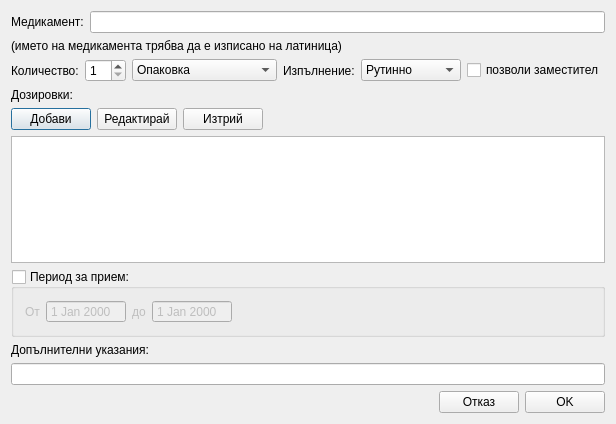
<?xml version="1.0" encoding="UTF-8"?>
<ui version="4.0">
 <class>MedicationDialogClass</class>
 <widget class="QDialog" name="MedicationDialogClass">
  <property name="geometry">
   <rect>
    <x>0</x>
    <y>0</y>
    <width>598</width>
    <height>424</height>
   </rect>
  </property>
  <property name="windowTitle">
   <string>MedicationDialog</string>
  </property>
  <layout class="QVBoxLayout" name="verticalLayout">
   <item>
    <layout class="QHBoxLayout" name="horizontalLayout">
     <item>
      <widget class="QLabel" name="label">
       <property name="text">
        <string>Медикамент:</string>
       </property>
      </widget>
     </item>
     <item>
      <widget class="AutoCompleteLineEdit" name="medicationEdit">
       <property name="sizePolicy">
        <sizepolicy hsizetype="Expanding" vsizetype="Fixed">
         <horstretch>0</horstretch>
         <verstretch>0</verstretch>
        </sizepolicy>
       </property>
       <property name="minimumSize">
        <size>
         <width>500</width>
         <height>0</height>
        </size>
       </property>
      </widget>
     </item>
    </layout>
   </item>
   <item>
    <widget class="QLabel" name="formLabel">
     <property name="text">
      <string>(името на медикамента трябва да е изписано на латиница)</string>
     </property>
    </widget>
   </item>
   <item>
    <layout class="QHBoxLayout" name="horizontalLayout_2">
     <item>
      <widget class="QLabel" name="label_3">
       <property name="text">
        <string>Количество:</string>
       </property>
      </widget>
     </item>
     <item>
      <widget class="QSpinBox" name="quantity">
       <property name="minimum">
        <number>1</number>
       </property>
      </widget>
     </item>
     <item>
      <widget class="QComboBox" name="quantityValue">
       <item>
        <property name="text">
         <string>Опаковка</string>
        </property>
       </item>
       <item>
        <property name="text">
         <string>Лекарствена форма</string>
        </property>
       </item>
      </widget>
     </item>
     <item>
      <widget class="QLabel" name="label_2">
       <property name="text">
        <string>Изпълнение:</string>
       </property>
      </widget>
     </item>
     <item>
      <widget class="QComboBox" name="priorityCombo">
       <property name="minimumSize">
        <size>
         <width>100</width>
         <height>0</height>
        </size>
       </property>
       <item>
        <property name="text">
         <string>Рутинно</string>
        </property>
       </item>
       <item>
        <property name="text">
         <string>Бързо</string>
        </property>
       </item>
       <item>
        <property name="text">
         <string>Много бързо</string>
        </property>
       </item>
       <item>
        <property name="text">
         <string>Веднага</string>
        </property>
       </item>
      </widget>
     </item>
     <item>
      <widget class="QCheckBox" name="substitutionCheck">
       <property name="text">
        <string>позволи заместител</string>
       </property>
      </widget>
     </item>
     <item>
      <spacer name="horizontalSpacer_2">
       <property name="orientation">
        <enum>Qt::Horizontal</enum>
       </property>
       <property name="sizeHint" stdset="0">
        <size>
         <width>40</width>
         <height>20</height>
        </size>
       </property>
      </spacer>
     </item>
    </layout>
   </item>
   <item>
    <widget class="QLabel" name="label_5">
     <property name="text">
      <string>Дозировки:</string>
     </property>
    </widget>
   </item>
   <item>
    <layout class="QHBoxLayout" name="horizontalLayout_3">
     <item>
      <widget class="QPushButton" name="addButton">
       <property name="text">
        <string>Добави</string>
       </property>
      </widget>
     </item>
     <item>
      <widget class="QPushButton" name="editButton">
       <property name="text">
        <string>Редактирай</string>
       </property>
      </widget>
     </item>
     <item>
      <widget class="QPushButton" name="deleteButton">
       <property name="text">
        <string>Изтрий</string>
       </property>
      </widget>
     </item>
     <item>
      <spacer name="horizontalSpacer_3">
       <property name="orientation">
        <enum>Qt::Horizontal</enum>
       </property>
       <property name="sizeHint" stdset="0">
        <size>
         <width>40</width>
         <height>20</height>
        </size>
       </property>
      </spacer>
     </item>
    </layout>
   </item>
   <item>
    <widget class="QListWidget" name="dosageList"/>
   </item>
   <item>
    <widget class="QGroupBox" name="periodGroup">
     <property name="title">
      <string>Период за прием:</string>
     </property>
     <property name="checkable">
      <bool>true</bool>
     </property>
     <property name="checked">
      <bool>false</bool>
     </property>
     <layout class="QHBoxLayout" name="horizontalLayout_5">
      <item>
       <widget class="QLabel" name="label_6">
        <property name="text">
         <string>От</string>
        </property>
       </widget>
      </item>
      <item>
       <widget class="DateEdit" name="fromDate">
        <property name="minimumSize">
         <size>
          <width>80</width>
          <height>0</height>
         </size>
        </property>
        <property name="buttonSymbols">
         <enum>QAbstractSpinBox::NoButtons</enum>
        </property>
       </widget>
      </item>
      <item>
       <widget class="QLabel" name="label_7">
        <property name="text">
         <string>до</string>
        </property>
       </widget>
      </item>
      <item>
       <widget class="DateEdit" name="toDate">
        <property name="minimumSize">
         <size>
          <width>80</width>
          <height>0</height>
         </size>
        </property>
        <property name="buttonSymbols">
         <enum>QAbstractSpinBox::NoButtons</enum>
        </property>
       </widget>
      </item>
      <item>
       <spacer name="horizontalSpacer">
        <property name="orientation">
         <enum>Qt::Horizontal</enum>
        </property>
        <property name="sizeHint" stdset="0">
         <size>
          <width>40</width>
          <height>20</height>
         </size>
        </property>
       </spacer>
      </item>
     </layout>
    </widget>
   </item>
   <item>
    <widget class="QLabel" name="label_4">
     <property name="text">
      <string>Допълнителни указания:</string>
     </property>
    </widget>
   </item>
   <item>
    <widget class="QLineEdit" name="notesEdit"/>
   </item>
   <item>
    <layout class="QHBoxLayout" name="horizontalLayout_4">
     <item>
      <spacer name="horizontalSpacer_4">
       <property name="orientation">
        <enum>Qt::Horizontal</enum>
       </property>
       <property name="sizeHint" stdset="0">
        <size>
         <width>40</width>
         <height>20</height>
        </size>
       </property>
      </spacer>
     </item>
     <item>
      <widget class="QPushButton" name="cancelButton">
       <property name="text">
        <string>Отказ</string>
       </property>
      </widget>
     </item>
     <item>
      <widget class="QPushButton" name="okButton">
       <property name="text">
        <string>OK</string>
       </property>
      </widget>
     </item>
    </layout>
   </item>
  </layout>
 </widget>
 <layoutdefault spacing="6" margin="11"/>
 <customwidgets>
  <customwidget>
   <class>AutoCompleteLineEdit</class>
   <extends>QLineEdit</extends>
   <header>View/uiComponents/AutoCompleteLineEdit.h</header>
  </customwidget>
  <customwidget>
   <class>DateEdit</class>
   <extends>QDateEdit</extends>
   <header>View/uiComponents/dateedit.h</header>
  </customwidget>
 </customwidgets>
 <resources/>
 <connections/>
</ui>
